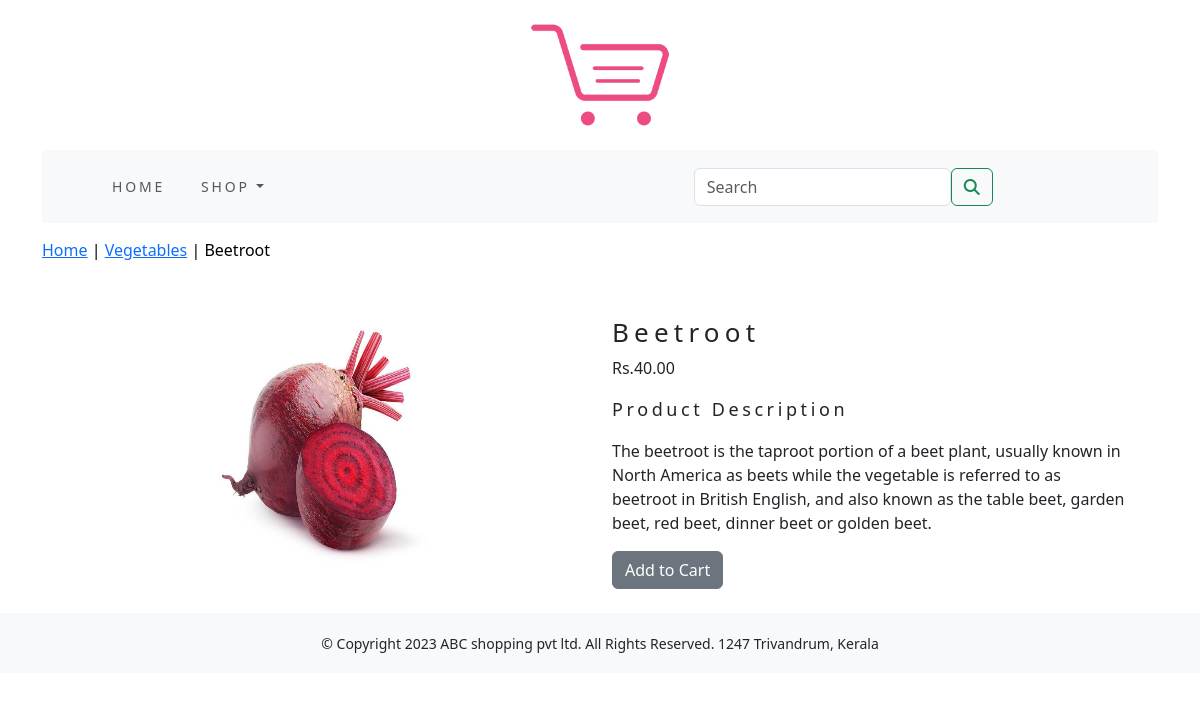
The app's page /ecommerceapp/vegetables/beetroot/ with its own data.
### ecommerceapp/models.py (models this page shows, shortened)
class Product(models.Model):
    name = models.CharField(max_length=250, unique=True)
    slug = models.SlugField(max_length=250, unique=True)
    description = models.TextField(blank=True)
    price = models.DecimalField(max_digits=10, decimal_places=2)
    category = models.ForeignKey(Category, on_delete=models.CASCADE)
    image = models.ImageField(upload_to='product', blank=True)
    stock = models.IntegerField()
    available = models.BooleanField(default=True)
    created = models.DateTimeField(auto_now_add=True)
    updated = models.DateTimeField(auto_now=True)
    class Meta:
        ordering = ('name',)
        verbose_name = 'product'
        verbose_name_plural = 'products'

class Category(models.Model):
    name = models.CharField(max_length=250, unique=True)
    slug = models.SlugField(max_length=250, unique=True)
    description = models.TextField()
    image = models.ImageField(upload_to='category', blank=True)
    class Meta:
        ordering = ('name',)
        verbose_name = 'category'
        verbose_name_plural = 'categories'
    def get_url(self):
        return reverse('ecommerceapp:products_by_category', args=[self.slug])
    def __str__(self):
        return '{}'.format(self.name)

### ecommerceapp/views.py (the view)
# urls.py: path('<slug:c_slug>/<slug:product_slug>/', views.proDetail, name='prodCatdetail'),
def proDetail(request, c_slug, product_slug):
    try:
        product = Product.objects.get(category__slug=c_slug, slug=product_slug)
    except Exception as e:
        raise e
    return render(request, 'product.html', {'product': product})

### cart/context_processors.py (called while the page is built)
def counter(request):
    item_count = 0
    if 'admin' in request.path:
        return {}
    else:
        try:
            cart = Cart.objects.filter(cart_id=cart_id(request))
            cart_items = CartItem.objects.all().filter(cart=cart[:1])
            for cart_item in cart_items:
                item_count += cart_item.quantity
        except Cart.DoesNotExist:
            item_count = 0
    return dict(item_count=item_count)

### cart/views.py (called while the page is built)
def cart_id(request):
    cart = request.session.session_key
    if not cart:
        cart = request.session.create()
    return cart

### ecommerceapp/context_processors.py (called while the page is built)
def menu_links(request):
    links = Category.objects.all()
    return dict(links=links)

### templates/product.html (shortened to what this page needs)
{% extends 'base.html' %}
{% load static %}
{% block content %}
<div class="row my_prod_row_class">
  <div class="mx_auto">
    <p><a href="{% url 'ecommerceapp:allProdcat' %}">Home</a> | <a href="{{product.category.get_url}}">{{product.category}}</a> | {{product.name}} </p>
  </div>
</div>
<div class="container">
<br>
<div class="row">
  <div class="col-12 col-md-12 col-sm-12 col-lg-6 text-center">
    <div style="min-width:18rem">
      <img src="{{product.image.url}}" alt="{{product.name}}" width="250px" height="250px">
    </div>
  </div>
    <div class="col-12 col-sm-12 col-md-12 col-lg-6">
      <div>
      <h1 class="my_prod_title">{{product.name}}</h1>
      <p>Rs.{{product.price}}</p>
      <p class="my_title">Product Description</p>
      <p class="text-justify my_prod_texts">{{product.description}}</p>
      {% if product.stock <= 0 %}
      <p class="text-justify my_prod_texts"><b>Out of Stock</b></p>
      {% else %}
      <a class="btn btn-secondary" href="{% url 'cart:add_cart' product.id %}">Add to Cart</a>
      {% endif %}
    </div>
    </div>
</div>
</div>
{% endblock %}

### ecommerceapp/static/css/custom.css (style rules this page uses)
.my_title { font-size: 18px; text_transform:uppercase; letter-spacing: .2em; }
.my_prod_row_class { padding-top:15px; padding-bottom:15px; }
.my_prod_row_class .mx_auto { color:#000; font-size:16px; text-decoration:none; }
.my_prod_title { font-size:26px; text_transform:uppercase; letter-spacing: .2em; padding-top:10px: padding-bottom:16px; }
.my_prod_texts { padding-right:20px; }

### records on screen
Product: category "Vegetables", name "Beetroot", image (picture), price "40.00", description "The beetroot is the taproot portion of a beet plant, usually known in North America as beets while the vegetable is referred to as beetroot in British English, and also known as the table beet, garden beet, red beet, dinner beet or golden beet."
